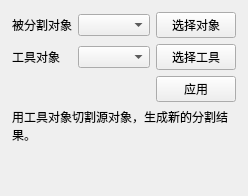
<?xml version='1.0' encoding='UTF-8'?>
<ui version="4.0">
 <class>SplitDialog</class>
 <widget class="QWidget" name="SplitDialog">
  <layout class="QVBoxLayout" name="mainLayout">
   <property name="leftMargin"><number>12</number></property><property name="topMargin"><number>12</number></property><property name="rightMargin"><number>12</number></property><property name="bottomMargin"><number>12</number></property>
   <item><layout class="QFormLayout" name="formLayout">
    <item row="0" column="0"><widget class="QLabel" name="sourceLabel"><property name="text"><string>被分割对象</string></property></widget></item>
    <item row="1" column="0"><widget class="QLabel" name="toolLabel"><property name="text"><string>工具对象</string></property></widget></item>
    <item row="0" column="1"><widget class="QWidget" name="sourceRow"><layout class="QHBoxLayout" name="sourceRowLayout"><property name="leftMargin"><number>0</number></property><property name="topMargin"><number>0</number></property><property name="rightMargin"><number>0</number></property><property name="bottomMargin"><number>0</number></property><property name="spacing"><number>6</number></property><item><widget class="QComboBox" name="sourceCombo"/></item><item><widget class="QPushButton" name="pickSourceButton"><property name="text"><string>选择对象</string></property></widget></item></layout></widget></item><item row="1" column="1"><widget class="QWidget" name="toolRow"><layout class="QHBoxLayout" name="toolRowLayout"><property name="leftMargin"><number>0</number></property><property name="topMargin"><number>0</number></property><property name="rightMargin"><number>0</number></property><property name="bottomMargin"><number>0</number></property><property name="spacing"><number>6</number></property><item><widget class="QComboBox" name="toolCombo"/></item><item><widget class="QPushButton" name="pickToolButton"><property name="text"><string>选择工具</string></property></widget></item></layout></widget></item></layout></item>
   <item><layout class="QHBoxLayout" name="buttonLayout"><item><spacer name="buttonSpacer"><property name="orientation"><enum>Qt::Horizontal</enum></property><property name="sizeHint" stdset="0"><size><width>20</width><height>20</height></size></property></spacer></item><item><widget class="QPushButton" name="applyButton"><property name="text"><string>应用</string></property></widget></item></layout></item>
   <item><widget class="QLabel" name="statusLabel"><property name="text"><string>用工具对象切割源对象，生成新的分割结果。</string></property><property name="wordWrap"><bool>true</bool></property></widget></item>
   <item><spacer name="verticalSpacer"><property name="orientation"><enum>Qt::Vertical</enum></property><property name="sizeHint" stdset="0"><size><width>20</width><height>40</height></size></property></spacer></item>
  </layout>
 </widget>
 <resources/>
 <connections/>
</ui>
